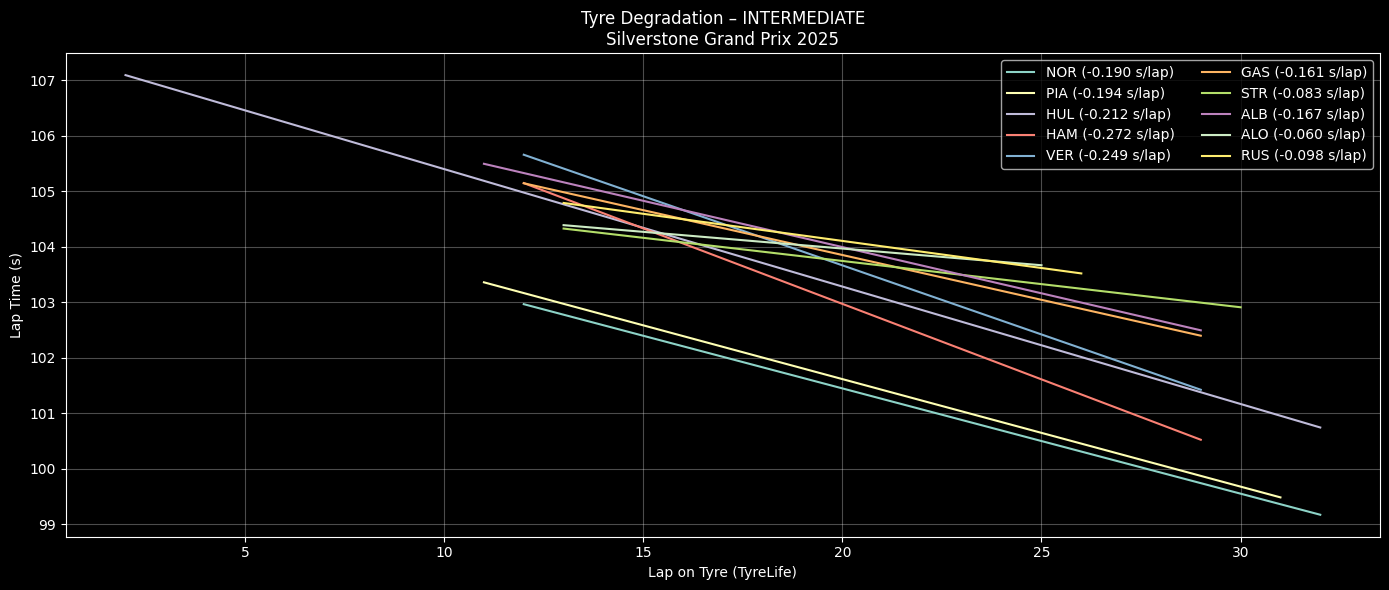

The Python source for this figure:
import fastf1, os
import pandas as pd
import numpy as np
import matplotlib.pyplot as plt
from pathlib import Path

# ========= CONFIG =========
YEAR = 2025
GP = "Silverstone Grand Prix"
SESSION = "R"
COMPOUND = "INTERMEDIATE"      # SOFT / MEDIUM / HARD
TOP_N = 10             # Top N finishers
CACHE_DIR = Path("/content/fastf1_cache")

# ========= CACHE =========
CACHE_DIR.mkdir(parents=True, exist_ok=True)
fastf1.Cache.enable_cache(CACHE_DIR)

# ========= LOAD SESSION =========
session = fastf1.get_session(YEAR, GP, SESSION)
session.load()

laps = session.laps.copy()
laps = laps[laps["IsAccurate"]]

# Convert laptime to seconds
laps["LapTimeSec"] = laps["LapTime"].dt.total_seconds()

# ========= SELECT TOP DRIVERS =========
drivers = (
    session.results
    .sort_values("Position")
    .head(TOP_N)["Abbreviation"]
    .tolist()
)

laps = laps[laps["Driver"].isin(drivers)]

# ========= CLEAN LAPS =========
laps = laps[
    laps["PitInTime"].isna() &
    laps["PitOutTime"].isna() &
    (laps["Compound"] == COMPOUND)
]

# ========= REMOVE OUTLIERS (IQR PER DRIVER PER STINT) =========
clean = []

for (d, stint), dl in laps.groupby(["Driver", "Stint"]):
    if len(dl) < 5:
        continue

    q1, q3 = dl["LapTimeSec"].quantile([0.25, 0.75])
    iqr = q3 - q1

    dl = dl[
        (dl["LapTimeSec"] >= q1 - 1.5 * iqr) &
        (dl["LapTimeSec"] <= q3 + 1.5 * iqr)
    ]

    clean.append(dl)

clean = pd.concat(clean)

# ========= PLOT TYRE DEGRADATION =========
plt.figure(figsize=(14,6))

for d in drivers:
    dl = clean[clean["Driver"] == d]

    # pilih stint terpanjang untuk driver tsb
    if dl.empty:
        continue

    stint_id = (
        dl.groupby("Stint").size().idxmax()
    )

    stint_laps = dl[dl["Stint"] == stint_id]

    if len(stint_laps) < 5:
        continue

    x = stint_laps["TyreLife"]
    y = stint_laps["LapTimeSec"]

    # Linear regression → degradation slope
    z = np.polyfit(x, y, 1)
    y_fit = np.polyval(z, x)

    plt.plot(x, y_fit, label=f"{d} ({z[0]:+.03f} s/lap)")

plt.title(f"Tyre Degradation – {COMPOUND}\n{GP} {YEAR}")
plt.xlabel("Lap on Tyre (TyreLife)")
plt.ylabel("Lap Time (s)")
plt.grid(alpha=0.3)
plt.legend(ncol=2)
plt.tight_layout()
plt.show()
